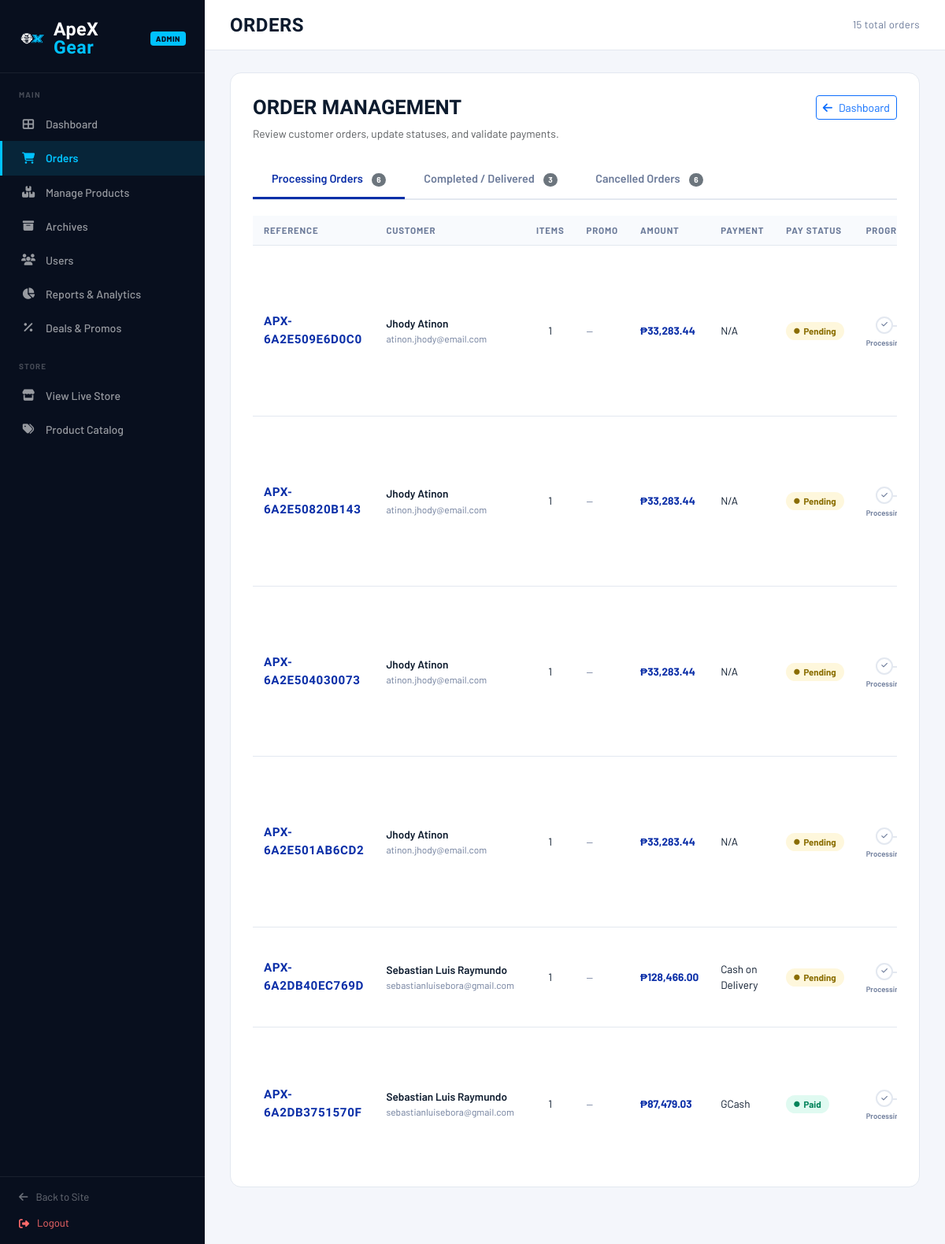
Screenshot of /admin/manage_orders.php (signed in) with the database file from the repository.
### tables this page shows
CREATE TABLE `orders_tbl` (
  `order_id` int(11) NOT NULL,
  `user_id` int(11) DEFAULT NULL,
  `order_ref_code` varchar(50) NOT NULL,
  `coupon_id` int(11) DEFAULT NULL,
  `coupon_code` varchar(50) DEFAULT NULL,
  `discount_amount` decimal(10,2) NOT NULL DEFAULT 0.00,
  `subtotal` decimal(10,2) NOT NULL,
  `tax` decimal(10,2) NOT NULL,
  `shipping_fee` decimal(10,2) NOT NULL,
  `total_amount` decimal(10,2) NOT NULL,
  `order_status` varchar(50) NOT NULL DEFAULT 'Pending',
  `created_at` datetime NOT NULL DEFAULT current_timestamp()
);

CREATE TABLE `users_tbl` (
  `user_id` int(11) NOT NULL,
  `first_name` varchar(50) NOT NULL,
  `last_name` varchar(50) NOT NULL,
  `m_name` varchar(50) DEFAULT NULL,
  `gender` varchar(20) DEFAULT NULL,
  `username` varchar(50) NOT NULL,
  `email` varchar(100) NOT NULL,
  `password` varchar(255) NOT NULL,
  `otp_code` int(6) DEFAULT NULL
);

### admin/manage_orders.php (the view, shortened to what the rows shown need)
<?php
require_once __DIR__ . '/../classes/Inventory.php';
require_once __DIR__ . '/../database/db_connect.php';
$inv    = new Inventory();
$inv->syncCompletedOrderPayments();
$orders = $inv->getAllOrders();
$processingOrders = [];
$completedOrders = [];
$cancelledOrders = [];
foreach ($orders as $order) {
    $st = strtolower($order['order_status'] ?? '');
    if (in_array($st, ['pending', 'on process', 'shipped'])) {
        $processingOrders[] = $order;
    } elseif (in_array($st, ['delivered', 'completed'])) {
        $completedOrders[] = $order;
    } elseif ($st === 'canceled') {
        $cancelledOrders[] = $order;
    } else {
        $processingOrders[] = $order;
    }
}
$tabs = [
    'processing' => [
        'id' => 'processing',
        'label' => 'Processing Orders',
        'orders' => $processingOrders,
        'active' => true
    ],
    'completed' => [
        'id' => 'completed',
        'label' => 'Completed / Delivered',
        'orders' => $completedOrders,
        'active' => false
    ],
    'cancelled' => [
        'id' => 'cancelled',
        'label' => 'Cancelled Orders',
        'orders' => $cancelledOrders,
        'active' => false
    ]
];
?>
<!DOCTYPE html>
<html lang="en">
<head>
    <link href="https://cdn.jsdelivr.net/npm/bootstrap@5.3.3/dist/css/bootstrap.min.css" rel="stylesheet">
    <link href="https://cdnjs.cloudflare.com/ajax/libs/font-awesome/6.5.0/css/all.min.css" rel="stylesheet">
    <link href="../assets/css/style.css" rel="stylesheet">
    <link href="../assets/css/admin-style.css" rel="stylesheet">
</head>
<body>
    <div class="main-wrap">
        <main class="page-body">
            <div class="order-card">
                <div class="d-flex flex-column flex-md-row justify-content-between align-items-start gap-3 mb-4">
                    <div>
                        <h2 style="font-family:'Barlow Condensed',sans-serif;font-weight:900;font-size:1.6rem;text-transform:uppercase;">Order Management</h2>
                    </div>
                </div>
                <div class="tab-content" id="orderTabsContent">
                    <?php foreach ($tabs as $tab): ?>
                        <div class="tab-pane fade <?php echo $tab['active'] ? 'show active' : ''; ?>" id="<?php echo $tab['id']; ?>" role="tabpanel" aria-labelledby="<?php echo $tab['id']; ?>-tab">
                            <?php if (empty($tab['orders'])): ?>
                                <div class="alert alert-warning">No orders found in this category.</div>
                            <?php else: ?>
                                <div class="order-table">
                                    <table>
                                        <thead>
                                            <tr>
                                                <th>Reference</th>
                                                <th>Customer</th>
                                                <th>Items</th>
                                                <th>Promo</th>
                                                <th>Amount</th>
                                                <th>Payment</th>
                                                <th>Pay Status</th>
                                                <th>Progress</th>
                                            </tr>
                                        </thead>
                                        <tbody>
                                            <?php foreach ($tab['orders'] as $order):
                                                $st = strtolower($order['order_status'] ?? '');
                                                $steps      = ['On Process', 'Shipped', 'Delivered'];
                                                $stepIndex  = match ($st) {
                                                    'on process' => 0,
                                                    'shipped'    => 1,
                                                    'delivered', 'completed' => 2,
                                                    default      => -1,
                                                };
                                                $payStatus = strtolower($order['payment_status'] ?? 'pending');
                                                $payClass  = match ($payStatus) {
                                                    'success', 'paid', 'completed' => 'success',
                                                    'failed', 'rejected'           => 'failed',
                                                    default                         => 'pending',
                                                };
                                                $payLabel  = match (true) {
                                                    $payClass === 'success'        => 'Paid',
                                                    $payStatus === 'rejected'       => 'Rejected',
                                                    $payClass === 'failed'          => 'Failed',
                                                    default                          => 'Pending',
                                                };
                                                $payMethod = $order['payment_method'] ?? 'N/A';
                                                $receiptRaw = $order['qr_screenshot_path'] ?? $order['payment_screenshot'] ?? null;
                                                $receiptUrl = null;
                                                if (!empty($receiptRaw)) {
                                                    $receiptUrl = preg_match('#^(https?://|/|\.\./)#i', $receiptRaw) ? $receiptRaw : '../' . $receiptRaw;
                                                }
                                                $order['payment_screenshot'] = $receiptUrl;
                                                $customerName = trim((string)($order['display_customer_name'] ?? $order['customer_name'] ?? $order['username'] ?? ''));
                                            ?>
                                                <tr>
                                                    <td><span class="ref-code"><?php echo htmlspecialchars($order['reference_number'] ?? '—'); ?></span></td>
                                                    <td>
                                                        <div style="font-weight:600;"><?php echo htmlspecialchars($customerName); ?></div>
                                                        <div style="font-size:.75rem;color:var(--text-muted);"><?php echo htmlspecialchars($order['email'] ?: '—'); ?></div>
                                                    </td>
                                                    <td style="text-align:center;"><?php echo intval($order['items_count'] ?? 0); ?></td>
                                                    <td>
                                                        <?php if (!empty($order['coupon_code'])): ?>
                                                            <span class="ref-code" style="font-size:.72rem;"><?php echo htmlspecialchars($order['coupon_code']); ?></span>
                                                            <div style="font-size:.72rem;color:var(--success);font-weight:700;">&minus;₱<?php echo number_format($order['discount_amount'] ?? 0, 2); ?></div>
                                                        <?php else: ?>
                                                            <span style="color:var(--text-muted);font-size:.78rem;">&mdash;</span>
                                                        <?php endif; ?>
                                                    </td>
                                                    <td style="font-weight:700;color:var(--blue);">₱<?php echo number_format($order['total_amount'] ?? 0, 2); ?></td>
                                                    <td><?php echo htmlspecialchars($payMethod); ?></td>
                                                    <td><span class="pay-badge <?php echo $payClass; ?>"><i class="fas fa-circle" style="font-size:.45rem;"></i><?php echo $payLabel; ?></span></td>
                                                    <td style="min-width:160px;">
                                                        <?php if ($st === 'canceled'): ?>
                                                            <span style="font-size:.75rem;color:var(--danger);font-weight:600;"><i class="fas fa-times-circle me-1"></i>Canceled</span>
                                                        <?php else: ?>
                                                            <div class="progress-stepper">
                                                                <?php foreach ($steps as $i => $stepLabel):
                                                                    $cls = '';
                                                                    if ($stepIndex > $i) $cls = 'done';
                                                                    elseif ($stepIndex === $i) $cls = 'active';
                                                                ?>
                                                                    <div class="step <?php echo $cls; ?> <?php echo ($i < count($steps) - 1 && $stepIndex > $i) ? 'done' : ''; ?>">
                                                                        <div class="step-dot"><i class="fas fa-check" style="font-size:.55rem;"></i></div>
                                                                        <div class="step-lbl"><?php echo $stepLabel === 'On Process' ? 'Processing' : $stepLabel; ?></div>
                                                                    </div>
                                                                <?php endforeach; ?>
                                                            </div>
                                                        <?php endif; ?>
                                                    </td>
                                                </tr>
                                            <?php endforeach; ?>
                                        </tbody>
                                    </table>
                                </div>
                            <?php endif; ?>
                        </div>
                    <?php endforeach; ?>
                </div>
            </div>
        </main>
    </div>
</body>
</html>

### rows the page displays
orders_tbl: order_ref_code "APX-6A2E509E6D0C0", customerName "Jhody Atinon", user.email "atinon.jhody@email.com", items_count "1", total_amount "33,283.44", payMethod "N/A", payLabel "Pending", order_status "Pending" (drawn)
orders_tbl: order_ref_code "APX-6A2E50820B143", customerName "Jhody Atinon", user.email "atinon.jhody@email.com", items_count "1", total_amount "33,283.44", payMethod "N/A", payLabel "Pending", order_status "Pending" (drawn)
orders_tbl: order_ref_code "APX-6A2E504030073", customerName "Jhody Atinon", user.email "atinon.jhody@email.com", items_count "1", total_amount "33,283.44", payMethod "N/A", payLabel "Pending", order_status "Pending" (drawn)
orders_tbl: order_ref_code "APX-6A2E501AB6CD2", customerName "Jhody Atinon", user.email "atinon.jhody@email.com", items_count "1", total_amount "33,283.44", payMethod "N/A", payLabel "Pending", order_status "Pending" (drawn)
orders_tbl: order_ref_code "APX-6A2DB40EC769D", customerName "Sebastian Luis Raymundo", user.email "sebastianluisebora@gmail.com", items_count "1", total_amount "128,466.00", payMethod "Cash on Delivery", payLabel "Pending", order_status "Pending" (drawn)
orders_tbl: order_ref_code "APX-6A2DB3751570F", customerName "Sebastian Luis Raymundo", user.email "sebastianluisebora@gmail.com", items_count "1", total_amount "87,479.03", payMethod "GCash", payLabel "Paid", order_status "Pending" (drawn)

### other values shown
count($orders) "15"
$tab['label'] "Processing Orders"
count($tab['orders']) "6"
$tab['label'] "Completed / Delivered"
count($tab['orders']) "3"
$tab['label'] "Cancelled Orders"
